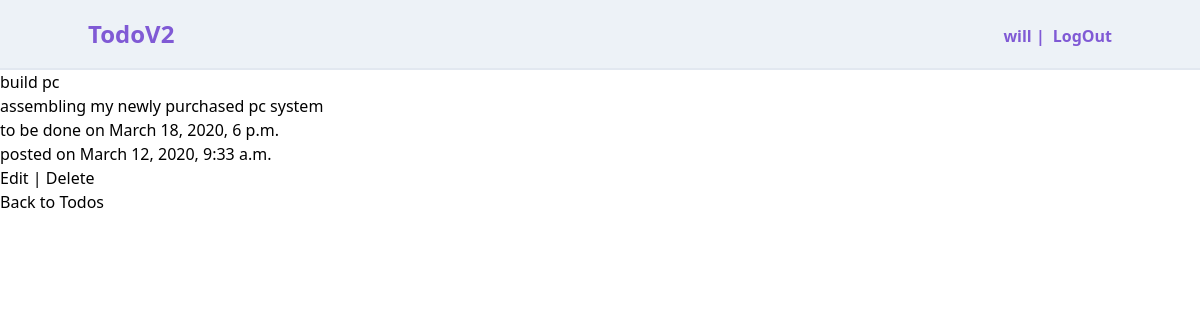
/todos/1/detail/ (signed in), run on an earlier commit of the app's database.
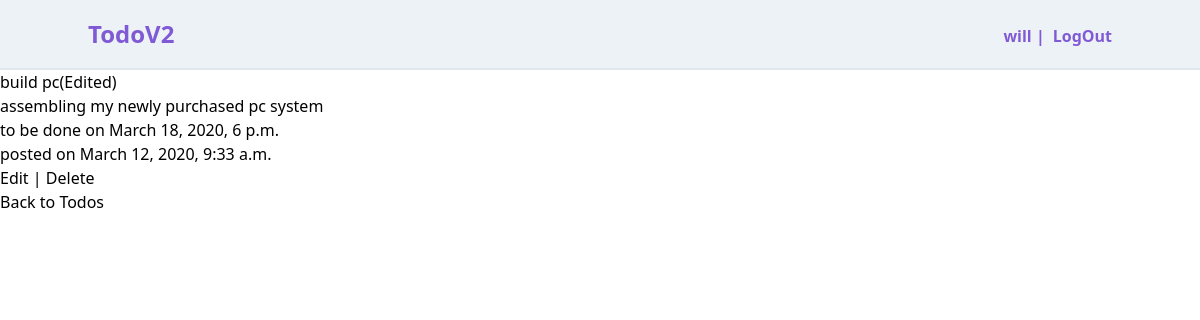
And on a later commit of the database.
### users/models.py (models this page shows)
class CustomUser(AbstractUser):
    profession = models.CharField(null=True, blank=True, max_length=30)

### todos/models.py (models this page shows, shortened)
class Todo(models.Model):
    title = models.CharField(max_length=120)
    description = models.TextField(max_length=320)
    to_be_done = models.DateTimeField(null=False)
    date_posted = models.DateTimeField(auto_now_add=True)
    user = models.ForeignKey(get_user_model(), on_delete=models.CASCADE)

### todos/views.py (the view)
# urls.py: path('<int:pk>/detail/', TodoDetailView.as_view(), name='todo_detail'),
class TodoDetailView(LoginRequiredMixin, DetailView):
    model = Todo
    template_name = 'todo_detail.html'
    login_url = 'login'

### templates/todo_detail.html
{% extends 'base.html' %} {% block content %}
<div style="margin:auto;">
  <h1>{{todo.title }}</h1>
  <p>{{ todo.description }}</p>
  <p>to be done on {{ todo.to_be_done }}</p>
  <p>posted on {{ todo.date_posted }}</p>
  <p>
    <a href="{% url 'todo_edit' todo.pk %}">Edit</a> |
    <a href="{% url 'todo_delete' todo.pk %}">Delete</a>
  </p>
  <p><a href="{% url 'todo_list' %}">Back to Todos</a></p>
</div>
{% endblock %}

### templates/base.html (shortened to what this page needs)
{% load static %}
<!DOCTYPE html>
<html lang="en">
  <head>
    <link
      rel="stylesheet"
      href="{% static 'css/styles.min.css' %}"
      type="text/css"
    />
  </head>
  <body class=" bg-white font-sans leading-normal tracking-normal">
    <nav class="relative bg-gray-200 border-gray-300
     border-b-2  font-bold py-4">
      <div class=" container mx-auto flex justify-between">
        <div>
          <h1 class=" text-2xl text-purple-600">
            <a href="{% url 'home' %}">TodoV2</a>
          </h1>
        </div>
        {% if user.is_authenticated %}
        <div class=" flex">
          <a class=" px-2 pt-2 text-purple-600" >{{ user.username }} |</a>
          <a class="  pt-2 text-purple-600" href="{% url 'logout' %}">LogOut</a>
        </div>
        {% endif %}
      </div>
    </nav>
    {% block content %} {% endblock %}
  </body>
</html>

What changed in the data, as far as the page shows it:
changed Todo "assembling my newly purchased pc system": title "build pc" → "build pc(Edited)"
